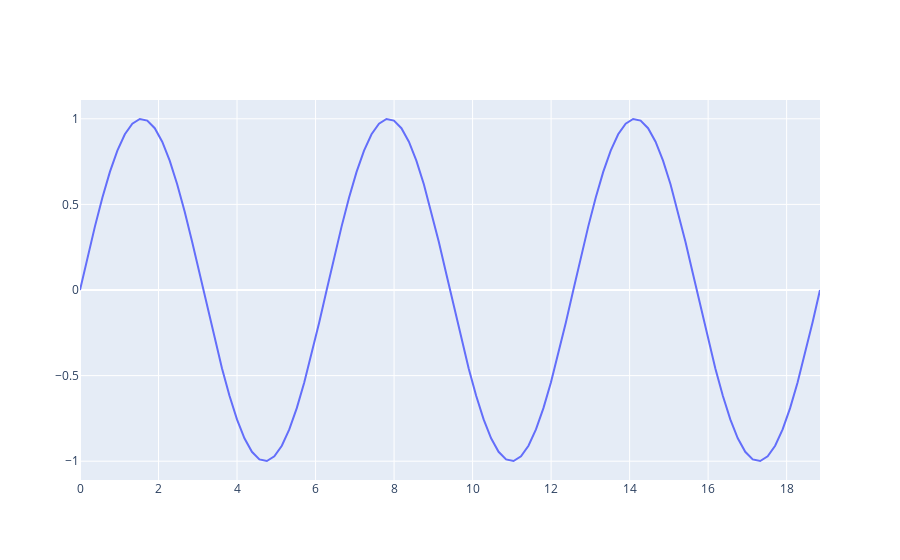

This figure's notebook cell:
### Code cell
N = 100
x = np.linspace(0,6*np.pi,100)
y = np.sin(x)

fig = go.Figure()
fig.add_trace(go.Scatter(x=x,y=y))

fig.show()
